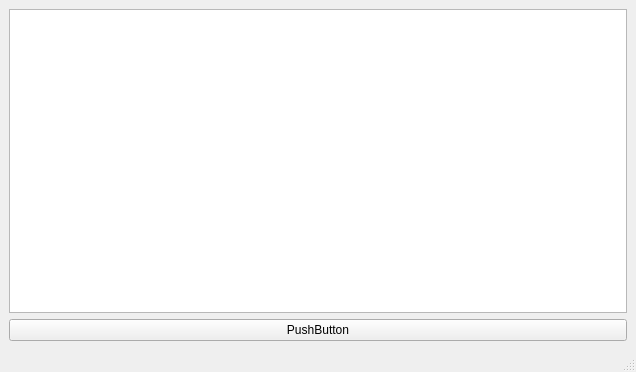
<?xml version="1.0" encoding="UTF-8"?>
<ui version="4.0">
 <class>MainWindow</class>
 <widget class="QMainWindow" name="MainWindow">
  <property name="geometry">
   <rect>
    <x>0</x>
    <y>0</y>
    <width>636</width>
    <height>372</height>
   </rect>
  </property>
  <property name="windowTitle">
   <string>MainWindow</string>
  </property>
  <widget class="QWidget" name="centralwidget">
   <layout class="QGridLayout" name="gridLayout">
    <item row="0" column="0">
     <widget class="QGraphicsView" name="graphicsView"/>
    </item>
    <item row="1" column="0">
     <widget class="QPushButton" name="pushButton">
      <property name="text">
       <string>PushButton</string>
      </property>
     </widget>
    </item>
   </layout>
  </widget>
  <widget class="QMenuBar" name="menubar">
   <property name="geometry">
    <rect>
     <x>0</x>
     <y>0</y>
     <width>636</width>
     <height>21</height>
    </rect>
   </property>
  </widget>
  <widget class="QStatusBar" name="statusbar"/>
 </widget>
 <resources/>
 <connections/>
</ui>
